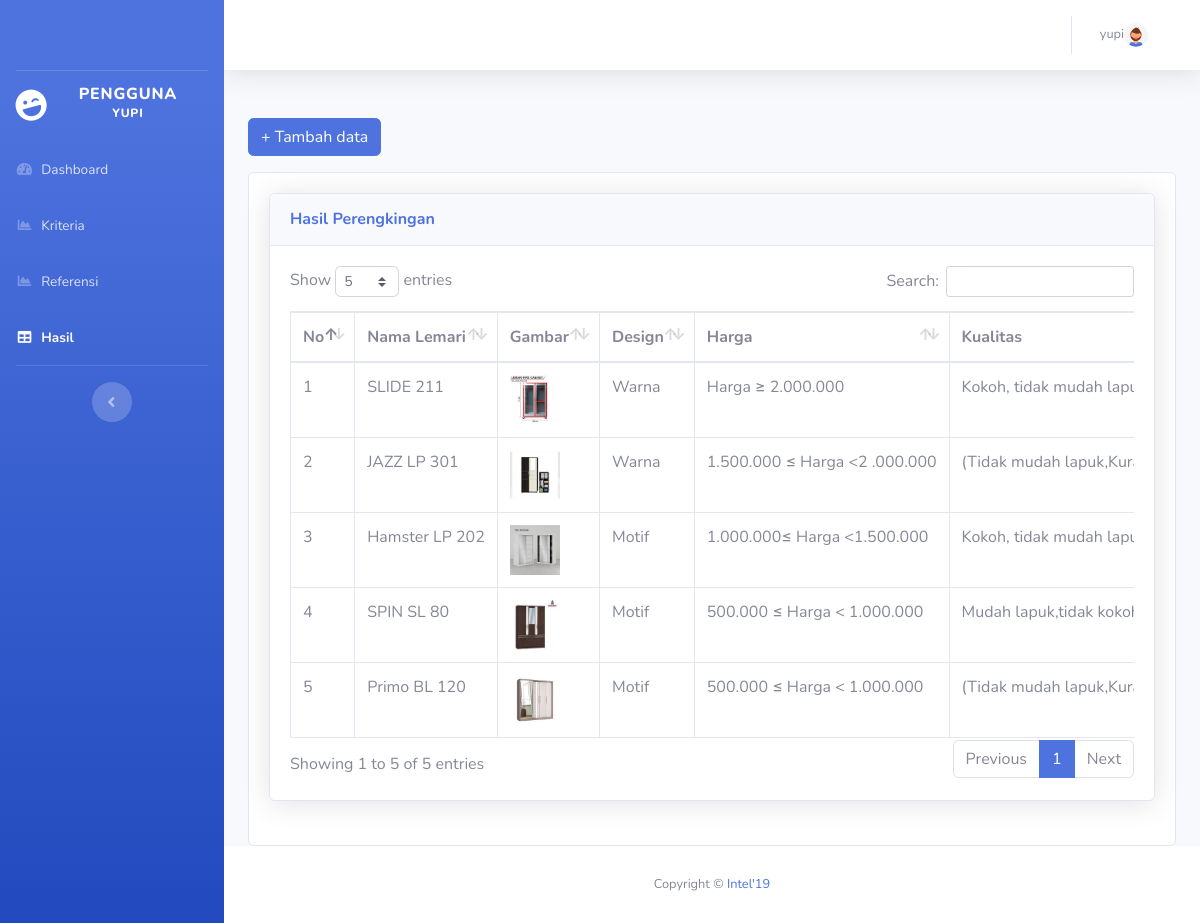
The app's page /user/hasil.php (signed in) with its own data.
### tables this page shows
CREATE TABLE `alternatif` (
  `id_alternatif` int(11) NOT NULL,
  `nama_alternatif` varchar(50) NOT NULL,
  `gambar` varchar(100) NOT NULL,
  `design` varchar(10) NOT NULL
);

### config.php (called while the page is built, shortened)
<?php
function connectDatabase()
{
    $conn = new mysqli(DB_HOST, DB_USERNAME, DB_PASSWORD, DB_NAME);
    return $conn;
}
?>

### user/functions/hasil.php (called while the page is built, shortened)
<?php
    require_once '../config.php';
    class Hasil{
        public function __construct()
        {
            $this->db = connectDatabase();
        }
    }
    $getDataHasil = new Hasil();
?>

### user/hasil.php (the view, shortened to what this page needs)
<?php
require_once './header.php';
require_once './functions/hasil.php';
$id_user = $_SESSION['id_user'];
$dataPreferensi = $getDataHasil->getDataPreferensi($id_user);
?>
<div class="row">
    <div class="col-lg-12">
        <button type="button" class="btn btn-primary mb-3" data-toggle="modal" data-target="#exampleModal">
            + Tambah data
        </button>
        <div class="card">
            <div class="card-body">
                <div class="card shadow mb-4">
                    <div class="card-header py-3">
                        <h6 class="m-0 font-weight-bold text-primary">Hasil Perengkingan</h6>
                    </div>
                    <div class="card-body">
                        <div class="table-responsive">
                            <table class="table table-bordered nowrap" id="dataLemari" style="width:100%"
                                cellspacing="0">
                                <thead>
                                    <tr>
                                        <th>No</th>
                                        <th>Nama Lemari</th>
                                        <th>Gambar</th>
                                        <th>Design</th>
                                        <th>Harga</th>
                                        <th>Kualitas</th>
                                    </tr>
                                </thead>
                                <tbody>
                                    <?php foreach ($dataPreferensi as $key => $preferensi):?>
                                    <tr>
                                        <td><?=$key+1?></td>
                                        <td><?=$preferensi['nama_alternatif'];?></td>
                                        <td><a href="../images/<?=$preferensi['gambar'];?>" data-lightbox="image-1"
                                                data-title="<?=$preferensi['nama_alternatif'];?>">
                                                <img style="width: 50px; height: 50px;"
                                                    src="../images/<?=$preferensi['gambar'];?>"
                                                    alt="Gambar <?=$preferensi['nama_alternatif'];?>">
                                            </a></td>
                                        <td><?=$preferensi['design'];?></td>
                                        <td><?=$preferensi['nama_C1'];?></td>
                                        <td><?=$preferensi['nama_C2'];?></td>
                                    </tr>
                                    <?php endforeach;?>
                                </tbody>
                            </table>
                        </div>
                    </div>
                </div>
            </div>
        </div>
    </div>
</div>
<?php require_once './footer.php';?>

### records on screen
alternatif: nama_alternatif "SLIDE 211", gambar (picture), design "Warna", nama_C1 "Harga ≥ 2.000.000", nama_C2 "Kokoh, tidak mudah…"
alternatif: nama_alternatif "JAZZ LP 301", gambar (picture), design "Warna", nama_C1 "1.500.000 ≤ Harga <2 .000.000", nama_C2 "(Tidak mudah…"
alternatif: nama_alternatif "Hamster LP 202", gambar (picture), design "Motif", nama_C1 "1.000.000≤ Harga <1.500.000", nama_C2 "Kokoh, tidak mudah…"
alternatif: nama_alternatif "SPIN SL 80", gambar (picture), design "Motif", nama_C1 "500.000 ≤ Harga < 1.000.000", nama_C2 "Mudah lapuk,tidak…"
alternatif: nama_alternatif "Primo BL 120", gambar (picture), design "Motif", nama_C1 "500.000 ≤ Harga < 1.000.000", nama_C2 "(Tidak mudah…"

### other values on screen
$_SESSION['username'] "YUPI"
$_SESSION['username'] "yupi"
